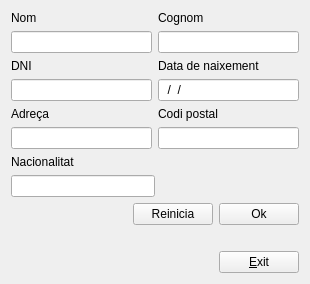
<?xml version="1.0" encoding="UTF-8"?>
<ui version="4.0">
 <class>Exercici5</class>
 <widget class="QWidget" name="Exercici5">
  <property name="geometry">
   <rect>
    <x>0</x>
    <y>0</y>
    <width>310</width>
    <height>264</height>
   </rect>
  </property>
  <property name="windowTitle">
   <string>Exercici5</string>
  </property>
  <property name="styleSheet">
   <string notr="true"/>
  </property>
  <layout class="QVBoxLayout" name="verticalLayout">
   <item>
    <layout class="QVBoxLayout" name="verticalLayout_2">
     <item>
      <layout class="QHBoxLayout" name="horizontalLayout_4">
       <item>
        <layout class="QVBoxLayout" name="verticalLayout_3">
         <item>
          <widget class="QLabel" name="NameLabel">
           <property name="text">
            <string>Nom</string>
           </property>
          </widget>
         </item>
         <item>
          <widget class="QLineEdit" name="lineEdit">
           <property name="maxLength">
            <number>50</number>
           </property>
          </widget>
         </item>
        </layout>
       </item>
       <item>
        <layout class="QVBoxLayout" name="verticalLayout_5">
         <item>
          <widget class="QLabel" name="CognomLabel">
           <property name="text">
            <string>Cognom</string>
           </property>
          </widget>
         </item>
         <item>
          <widget class="QLineEdit" name="lineEdit_2">
           <property name="maxLength">
            <number>50</number>
           </property>
          </widget>
         </item>
        </layout>
       </item>
      </layout>
     </item>
     <item>
      <layout class="QHBoxLayout" name="horizontalLayout_9">
       <item>
        <layout class="QVBoxLayout" name="verticalLayout_8">
         <item>
          <widget class="QLabel" name="DNILabel">
           <property name="text">
            <string>DNI</string>
           </property>
          </widget>
         </item>
         <item>
          <widget class="QLineEdit" name="lineEdit_3">
           <property name="inputMask">
            <string>99999999a</string>
           </property>
          </widget>
         </item>
        </layout>
       </item>
       <item>
        <layout class="QVBoxLayout" name="verticalLayout_9">
         <item>
          <widget class="QLabel" name="BirtdayLabel">
           <property name="text">
            <string>Data de naixement</string>
           </property>
          </widget>
         </item>
         <item>
          <widget class="QLineEdit" name="lineEdit_4">
           <property name="inputMask">
            <string>99/99/9999</string>
           </property>
           <property name="text">
            <string>//</string>
           </property>
          </widget>
         </item>
        </layout>
       </item>
      </layout>
     </item>
     <item>
      <layout class="QHBoxLayout" name="horizontalLayout_11">
       <item>
        <layout class="QVBoxLayout" name="verticalLayout_13">
         <item>
          <widget class="QLabel" name="AddressLabel">
           <property name="text">
            <string>Adreça</string>
           </property>
          </widget>
         </item>
         <item>
          <widget class="QLineEdit" name="lineEdit_5">
           <property name="inputMask">
            <string>a</string>
           </property>
          </widget>
         </item>
        </layout>
       </item>
       <item>
        <layout class="QVBoxLayout" name="verticalLayout_10">
         <item>
          <widget class="QLabel" name="PostalCodeLabel">
           <property name="text">
            <string>Codi postal</string>
           </property>
          </widget>
         </item>
         <item>
          <widget class="QLineEdit" name="lineEdit_6">
           <property name="inputMask">
            <string>99999</string>
           </property>
           <property name="maxLength">
            <number>5</number>
           </property>
          </widget>
         </item>
        </layout>
       </item>
      </layout>
     </item>
     <item>
      <layout class="QHBoxLayout" name="horizontalLayout_13">
       <item>
        <layout class="QVBoxLayout" name="verticalLayout_12">
         <item>
          <widget class="QLabel" name="label_3">
           <property name="text">
            <string>Nacionalitat</string>
           </property>
          </widget>
         </item>
         <item>
          <widget class="QLineEdit" name="lineEdit_8">
           <property name="maxLength">
            <number>50</number>
           </property>
          </widget>
         </item>
        </layout>
       </item>
       <item>
        <spacer name="horizontalSpacer_2">
         <property name="orientation">
          <enum>Qt::Horizontal</enum>
         </property>
         <property name="sizeHint" stdset="0">
          <size>
           <width>40</width>
           <height>20</height>
          </size>
         </property>
        </spacer>
       </item>
      </layout>
     </item>
     <item>
      <layout class="QHBoxLayout" name="horizontalLayout_16">
       <item>
        <spacer name="horizontalSpacer_3">
         <property name="orientation">
          <enum>Qt::Horizontal</enum>
         </property>
         <property name="sizeHint" stdset="0">
          <size>
           <width>40</width>
           <height>20</height>
          </size>
         </property>
        </spacer>
       </item>
       <item>
        <widget class="QPushButton" name="RestartButton">
         <property name="text">
          <string>Reinicia</string>
         </property>
        </widget>
       </item>
       <item>
        <widget class="QPushButton" name="OkButton">
         <property name="text">
          <string>Ok</string>
         </property>
        </widget>
       </item>
      </layout>
     </item>
     <item>
      <widget class="MyLabel" name="ResultLabel">
       <property name="text">
        <string/>
       </property>
      </widget>
     </item>
    </layout>
   </item>
   <item>
    <spacer name="verticalSpacer">
     <property name="orientation">
      <enum>Qt::Vertical</enum>
     </property>
     <property name="sizeHint" stdset="0">
      <size>
       <width>20</width>
       <height>40</height>
      </size>
     </property>
    </spacer>
   </item>
   <item>
    <layout class="QHBoxLayout" name="horizontalLayout">
     <item>
      <spacer name="horizontalSpacer">
       <property name="orientation">
        <enum>Qt::Horizontal</enum>
       </property>
       <property name="sizeHint" stdset="0">
        <size>
         <width>298</width>
         <height>20</height>
        </size>
       </property>
      </spacer>
     </item>
     <item>
      <widget class="QPushButton" name="exitButton">
       <property name="text">
        <string>&amp;Exit</string>
       </property>
      </widget>
     </item>
    </layout>
   </item>
  </layout>
 </widget>
 <customwidgets>
  <customwidget>
   <class>MyLabel</class>
   <extends>QLabel</extends>
   <header>MyLabel.h</header>
   <slots>
    <slot>setName(QString)</slot>
    <slot>setSurname(QString)</slot>
    <slot>setDNI(QString)</slot>
    <slot>showResult()</slot>
   </slots>
  </customwidget>
 </customwidgets>
 <resources/>
 <connections>
  <connection>
   <sender>exitButton</sender>
   <signal>clicked()</signal>
   <receiver>Exercici5</receiver>
   <slot>close()</slot>
   <hints>
    <hint type="sourcelabel">
     <x>302</x>
     <y>254</y>
    </hint>
    <hint type="destinationlabel">
     <x>239</x>
     <y>229</y>
    </hint>
   </hints>
  </connection>
  <connection>
   <sender>OkButton</sender>
   <signal>clicked()</signal>
   <receiver>ResultLabel</receiver>
   <slot>showResult()</slot>
   <hints>
    <hint type="sourcelabel">
     <x>248</x>
     <y>197</y>
    </hint>
    <hint type="destinationlabel">
     <x>21</x>
     <y>218</y>
    </hint>
   </hints>
  </connection>
  <connection>
   <sender>lineEdit</sender>
   <signal>textChanged(QString)</signal>
   <receiver>ResultLabel</receiver>
   <slot>setName(QString)</slot>
   <hints>
    <hint type="sourcelabel">
     <x>69</x>
     <y>31</y>
    </hint>
    <hint type="destinationlabel">
     <x>74</x>
     <y>214</y>
    </hint>
   </hints>
  </connection>
  <connection>
   <sender>lineEdit_2</sender>
   <signal>textChanged(QString)</signal>
   <receiver>ResultLabel</receiver>
   <slot>setSurname(QString)</slot>
   <hints>
    <hint type="sourcelabel">
     <x>173</x>
     <y>35</y>
    </hint>
    <hint type="destinationlabel">
     <x>163</x>
     <y>213</y>
    </hint>
   </hints>
  </connection>
  <connection>
   <sender>lineEdit_3</sender>
   <signal>textChanged(QString)</signal>
   <receiver>ResultLabel</receiver>
   <slot>setDNI(QString)</slot>
   <hints>
    <hint type="sourcelabel">
     <x>32</x>
     <y>86</y>
    </hint>
    <hint type="destinationlabel">
     <x>38</x>
     <y>217</y>
    </hint>
   </hints>
  </connection>
  <connection>
   <sender>RestartButton</sender>
   <signal>clicked()</signal>
   <receiver>ResultLabel</receiver>
   <slot>clear()</slot>
   <hints>
    <hint type="sourcelabel">
     <x>151</x>
     <y>197</y>
    </hint>
    <hint type="destinationlabel">
     <x>149</x>
     <y>209</y>
    </hint>
   </hints>
  </connection>
  <connection>
   <sender>RestartButton</sender>
   <signal>clicked()</signal>
   <receiver>lineEdit_6</receiver>
   <slot>clear()</slot>
   <hints>
    <hint type="sourcelabel">
     <x>196</x>
     <y>186</y>
    </hint>
    <hint type="destinationlabel">
     <x>196</x>
     <y>124</y>
    </hint>
   </hints>
  </connection>
  <connection>
   <sender>RestartButton</sender>
   <signal>clicked()</signal>
   <receiver>lineEdit_4</receiver>
   <slot>clear()</slot>
   <hints>
    <hint type="sourcelabel">
     <x>172</x>
     <y>191</y>
    </hint>
    <hint type="destinationlabel">
     <x>179</x>
     <y>83</y>
    </hint>
   </hints>
  </connection>
  <connection>
   <sender>RestartButton</sender>
   <signal>clicked()</signal>
   <receiver>lineEdit_2</receiver>
   <slot>clear()</slot>
   <hints>
    <hint type="sourcelabel">
     <x>158</x>
     <y>188</y>
    </hint>
    <hint type="destinationlabel">
     <x>199</x>
     <y>35</y>
    </hint>
   </hints>
  </connection>
  <connection>
   <sender>RestartButton</sender>
   <signal>clicked()</signal>
   <receiver>lineEdit</receiver>
   <slot>clear()</slot>
   <hints>
    <hint type="sourcelabel">
     <x>160</x>
     <y>190</y>
    </hint>
    <hint type="destinationlabel">
     <x>123</x>
     <y>35</y>
    </hint>
   </hints>
  </connection>
  <connection>
   <sender>RestartButton</sender>
   <signal>clicked()</signal>
   <receiver>lineEdit_3</receiver>
   <slot>clear()</slot>
   <hints>
    <hint type="sourcelabel">
     <x>141</x>
     <y>190</y>
    </hint>
    <hint type="destinationlabel">
     <x>86</x>
     <y>68</y>
    </hint>
   </hints>
  </connection>
  <connection>
   <sender>RestartButton</sender>
   <signal>clicked()</signal>
   <receiver>lineEdit_5</receiver>
   <slot>clear()</slot>
   <hints>
    <hint type="sourcelabel">
     <x>207</x>
     <y>191</y>
    </hint>
    <hint type="destinationlabel">
     <x>123</x>
     <y>131</y>
    </hint>
   </hints>
  </connection>
  <connection>
   <sender>RestartButton</sender>
   <signal>clicked()</signal>
   <receiver>lineEdit_8</receiver>
   <slot>clear()</slot>
   <hints>
    <hint type="sourcelabel">
     <x>140</x>
     <y>196</y>
    </hint>
    <hint type="destinationlabel">
     <x>88</x>
     <y>164</y>
    </hint>
   </hints>
  </connection>
 </connections>
</ui>
